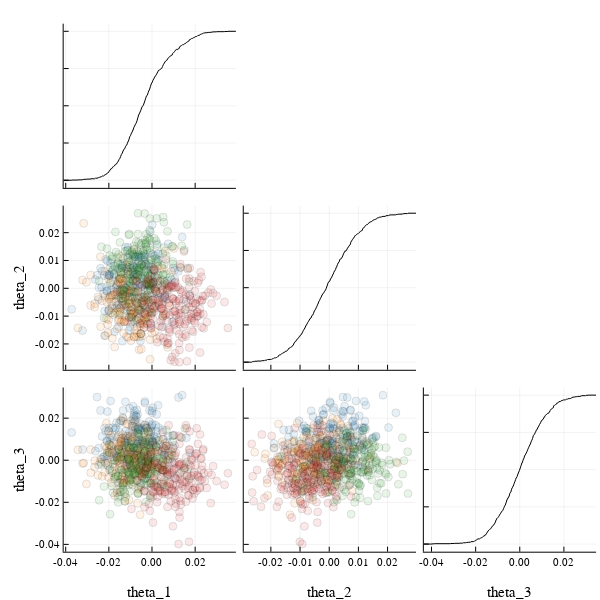

Notebook cell for this chart:
### Code cell
p=corner(b, chains, parameters=[("theta", 1), ("theta", 2), ("theta", 3)], color_by_chain=true, plot_ecdf=true)

### Figure 1 — Plotly figure (JSON) as saved in the notebook; plotly's stock layout.template omitted (floating-point values rounded to 4 significant figures; data arrays with more than 128 entries replaced by an {"elided": "..."} marker saying what was removed)
{"data": [{"colorbar": {"title": ""}, "legendgroup": "", "line": {"color": "rgba(0, 0, 0, 1.000)", "dash": "solid", "shape": "linear", "width": 1}, "mode": "lines", "name": "", "showlegend": false, "type": "scatter", "x": {"elided": "1600 float values"}, "xaxis": "x1", "y": {"elided": "1600 float values"}, "yaxis": "y1", "zmax": null, "zmin": null}, {"colorbar": {"title": ""}, "legendgroup": "", "line": {"color": "rgba(0, 0, 0, 1.000)", "dash": "solid", "shape": "linear", "width": 1}, "mode": "lines", "name": "", "showlegend": false, "type": "scatter", "x": [-0.04448, -0.03724], "xaxis": "x1", "y": [0, 0], "yaxis": "y1", "zmax": null, "zmin": null}, {"colorbar": {"title": ""}, "legendgroup": "", "line": {"color": "rgba(0, 0, 0, 1.000)", "dash": "solid", "shape": "linear", "width": 1}, "mode": "lines", "name": "", "showlegend": false, "type": "scatter", "x": [0.03517, 0.04241], "xaxis": "x1", "y": [1, 1], "yaxis": "y1", "zmax": null, "zmin": null}, {"colorbar": {"title": ""}, "legendgroup": "", "marker": {"color": "rgba(31, 119, 180, 0.100)", "line": {"color": "rgba(0, 0, 0, 0.100)", "width": 1}, "size": 8, "symbol": "circle"}, "mode": "markers", "name": "", "showlegend": false, "type": "scatter", "x": {"elided": "200 float values"}, "xaxis": "x4", "y": {"elided": "200 float values"}, "yaxis": "y4", "zmax": null, "zmin": null}, {"colorbar": {"title": ""}, "legendgroup": "", "marker": {"color": "rgba(255, 127, 14, 0.100)", "line": {"color": "rgba(0, 0, 0, 0.100)", "width": 1}, "size": 8, "symbol": "circle"}, "mode": "markers", "name": "", "showlegend": false, "type": "scatter", "x": {"elided": "200 float values"}, "xaxis": "x4", "y": {"elided": "200 float values"}, "yaxis": "y4", "zmax": null, "zmin": null}, {"colorbar": {"title": ""}, "legendgroup": "", "marker": {"color": "rgba(44, 160, 44, 0.100)", "line": {"color": "rgba(0, 0, 0, 0.100)", "width": 1}, "size": 8, "symbol": "circle"}, "mode": "markers", "name": "", "showlegend": false, "type": "scatter", "x": {"elided": "200 float values"}, "xaxis": "x4", "y": {"elided": "200 float values"}, "yaxis": "y4", "zmax": null, "zmin": null}, {"colorbar": {"title": ""}, "legendgroup": "", "marker": {"color": "rgba(214, 39, 40, 0.100)", "line": {"color": "rgba(0, 0, 0, 0.100)", "width": 1}, "size": 8, "symbol": "circle"}, "mode": "markers", "name": "", "showlegend": false, "type": "scatter", "x": {"elided": "200 float values"}, "xaxis": "x4", "y": {"elided": "200 float values"}, "yaxis": "y4", "zmax": null, "zmin": null}, {"colorbar": {"title": ""}, "legendgroup": "", "line": {"color": "rgba(0, 0, 0, 1.000)", "dash": "solid", "shape": "linear", "width": 1}, "mode": "lines", "name": "", "showlegend": false, "type": "scatter", "x": {"elided": "1600 float values"}, "xaxis": "x5", "y": {"elided": "1600 float values"}, "yaxis": "y5", "zmax": null, "zmin": null}, {"colorbar": {"title": ""}, "legendgroup": "", "line": {"color": "rgba(0, 0, 0, 1.000)", "dash": "solid", "shape": "linear", "width": 1}, "mode": "lines", "name": "", "showlegend": false, "type": "scatter", "x": [-0.03191, -0.02655], "xaxis": "x5", "y": [0, 0], "yaxis": "y5", "zmax": null, "zmin": null}, {"colorbar": {"title": ""}, "legendgroup": "", "line": {"color": "rgba(0, 0, 0, 1.000)", "dash": "solid", "shape": "linear", "width": 1}, "mode": "lines", "name": "", "showlegend": false, "type": "scatter", "x": [0.02699, 0.03234], "xaxis": "x5", "y": [1, 1], "yaxis": "y5", "zmax": null, "zmin": null}, {"colorbar": {"title": ""}, "legendgroup": "", "marker": {"color": "rgba(31, 119, 180, 0.100)", "line": {"color": "rgba(0, 0, 0, 0.100)", "width": 1}, "size": 8, "symbol": "circle"}, "mode": "markers", "name": "", "showlegend": false, "type": "scatter", "x": {"elided": "200 float values"}, "xaxis": "x7", "y": {"elided": "200 float values"}, "yaxis": "y7", "zmax": null, "zmin": null}, {"colorbar": {"title": ""}, "legendgroup": "", "marker": {"color": "rgba(255, 127, 14, 0.100)", "line": {"color": "rgba(0, 0, 0, 0.100)", "width": 1}, "size": 8, "symbol": "circle"}, "mode": "markers", "name": "", "showlegend": false, "type": "scatter", "x": {"elided": "200 float values"}, "xaxis": "x7", "y": {"elided": "200 float values"}, "yaxis": "y7", "zmax": null, "zmin": null}, {"colorbar": {"title": ""}, "legendgroup": "", "marker": {"color": "rgba(44, 160, 44, 0.100)", "line": {"color": "rgba(0, 0, 0, 0.100)", "width": 1}, "size": 8, "symbol": "circle"}, "mode": "markers", "name": "", "showlegend": false, "type": "scatter", "x": {"elided": "200 float values"}, "xaxis": "x7", "y": {"elided": "200 float values"}, "yaxis": "y7", "zmax": null, "zmin": null}, {"colorbar": {"title": ""}, "legendgroup": "", "marker": {"color": "rgba(214, 39, 40, 0.100)", "line": {"color": "rgba(0, 0, 0, 0.100)", "width": 1}, "size": 8, "symbol": "circle"}, "mode": "markers", "name": "", "showlegend": false, "type": "scatter", "x": {"elided": "200 float values"}, "xaxis": "x7", "y": {"elided": "200 float values"}, "yaxis": "y7", "zmax": null, "zmin": null}, {"colorbar": {"title": ""}, "legendgroup": "", "marker": {"color": "rgba(31, 119, 180, 0.100)", "line": {"color": "rgba(0, 0, 0, 0.100)", "width": 1}, "size": 8, "symbol": "circle"}, "mode": "markers", "name": "", "showlegend": false, "type": "scatter", "x": {"elided": "200 float values"}, "xaxis": "x8", "y": {"elided": "200 float values"}, "yaxis": "y8", "zmax": null, "zmin": null}, {"colorbar": {"title": ""}, "legendgroup": "", "marker": {"color": "rgba(255, 127, 14, 0.100)", "line": {"color": "rgba(0, 0, 0, 0.100)", "width": 1}, "size": 8, "symbol": "circle"}, "mode": "markers", "name": "", "showlegend": false, "type": "scatter", "x": {"elided": "200 float values"}, "xaxis": "x8", "y": {"elided": "200 float values"}, "yaxis": "y8", "zmax": null, "zmin": null}, {"colorbar": {"title": ""}, "legendgroup": "", "marker": {"color": "rgba(44, 160, 44, 0.100)", "line": {"color": "rgba(0, 0, 0, 0.100)", "width": 1}, "size": 8, "symbol": "circle"}, "mode": "markers", "name": "", "showlegend": false, "type": "scatter", "x": {"elided": "200 float values"}, "xaxis": "x8", "y": {"elided": "200 float values"}, "yaxis": "y8", "zmax": null, "zmin": null}, {"colorbar": {"title": ""}, "legendgroup": "", "marker": {"color": "rgba(214, 39, 40, 0.100)", "line": {"color": "rgba(0, 0, 0, 0.100)", "width": 1}, "size": 8, "symbol": "circle"}, "mode": "markers", "name": "", "showlegend": false, "type": "scatter", "x": {"elided": "200 float values"}, "xaxis": "x8", "y": {"elided": "200 float values"}, "yaxis": "y8", "zmax": null, "zmin": null}, {"colorbar": {"title": ""}, "legendgroup": "", "line": {"color": "rgba(0, 0, 0, 1.000)", "dash": "solid", "shape": "linear", "width": 1}, "mode": "lines", "name": "", "showlegend": false, "type": "scatter", "x": {"elided": "1600 float values"}, "xaxis": "x9", "y": {"elided": "1600 float values"}, "yaxis": "y9", "zmax": null, "zmin": null}, {"colorbar": {"title": ""}, "legendgroup": "", "line": {"color": "rgba(0, 0, 0, 1.000)", "dash": "solid", "shape": "linear", "width": 1}, "mode": "lines", "name": "", "showlegend": false, "type": "scatter", "x": [-0.04693, -0.03985], "xaxis": "x9", "y": [0, 0], "yaxis": "y9", "zmax": null, "zmin": null}, {"colorbar": {"title": ""}, "legendgroup": "", "line": {"color": "rgba(0, 0, 0, 1.000)", "dash": "solid", "shape": "linear", "width": 1}, "mode": "lines", "name": "", "showlegend": false, "type": "scatter", "x": [0.03095, 0.03803], "xaxis": "x9", "y": [1, 1], "yaxis": "y9", "zmax": null, "zmin": null}], "layout": {"annotations": [], "height": 600, "legend": {"bgcolor": "rgba(255, 255, 255, 1.000)", "bordercolor": "rgba(0, 0, 0, 1.000)", "font": {"color": "rgba(0, 0, 0, 1.000)", "family": "sans-serif", "size": 11}, "tracegroupgap": 0, "x": 1, "y": 1}, "margin": {"b": 20, "l": 0, "r": 0, "t": 20}, "paper_bgcolor": "rgba(255, 255, 255, 1.000)", "plot_bgcolor": "rgba(255, 255, 255, 1.000)", "showlegend": true, "width": 600, "xaxis1": {"anchor": "y1", "domain": [0.1061, 0.3931], "gridcolor": "rgba(0, 0, 0, 0.100)", "gridwidth": 0.5, "linecolor": "rgba(0, 0, 0, 1.000)", "mirror": false, "range": [-0.04095, 0.03888], "showgrid": true, "showline": true, "showticklabels": true, "tickangle": 0, "tickcolor": "rgb(0, 0, 0)", "tickfont": {"color": "rgba(0, 0, 0, 1.000)", "family": "sans-serif", "size": 11}, "tickmode": "array", "ticks": "inside", "ticktext": ["", "", "", ""], "tickvals": [-0.04, -0.02, 0, 0.02], "title": "", "titlefont": {"color": "rgba(0, 0, 0, 1.000)", "family": "sans-serif", "size": 15}, "type": "-", "visible": true, "zeroline": false, "zerolinecolor": "rgba(0, 0, 0, 1.000)"}, "xaxis2": {"anchor": "y2", "domain": [0.4063, 0.6933], "gridcolor": "rgba(0, 0, 0, 0.100)", "gridwidth": 0.5, "linecolor": "rgba(0, 0, 0, 1.000)", "mirror": false, "range": [0, 1], "showgrid": true, "showline": false, "showticklabels": true, "tickangle": 0, "tickcolor": "rgb(0, 0, 0)", "tickfont": {"color": "rgba(0, 0, 0, 1.000)", "family": "sans-serif", "size": 11}, "tickmode": "array", "ticks": "inside", "ticktext": ["", "", "", "", "", ""], "tickvals": [0, 0.2, 0.4, 0.6, 0.8, 1], "title": "", "titlefont": {"color": "rgba(0, 0, 0, 1.000)", "family": "sans-serif", "size": 15}, "type": "-", "visible": false, "zeroline": false, "zerolinecolor": "rgba(0, 0, 0, 1.000)"}, "xaxis3": {"anchor": "y3", "domain": [0.7064, 0.9934], "gridcolor": "rgba(0, 0, 0, 0.100)", "gridwidth": 0.5, "linecolor": "rgba(0, 0, 0, 1.000)", "mirror": false, "range": [0, 1], "showgrid": true, "showline": false, "showticklabels": true, "tickangle": 0, "tickcolor": "rgb(0, 0, 0)", "tickfont": {"color": "rgba(0, 0, 0, 1.000)", "family": "sans-serif", "size": 11}, "tickmode": "array", "ticks": "inside", "ticktext": ["", "", "", "", "", ""], "tickvals": [0, 0.2, 0.4, 0.6, 0.8, 1], "title": "", "titlefont": {"color": "rgba(0, 0, 0, 1.000)", "family": "sans-serif", "size": 15}, "type": "-", "visible": false, "zeroline": false, "zerolinecolor": "rgba(0, 0, 0, 1.000)"}, "xaxis4": {"anchor": "y4", "domain": [0.1061, 0.3931], "gridcolor": "rgba(0, 0, 0, 0.100)", "gridwidth": 0.5, "linecolor": "rgba(0, 0, 0, 1.000)", "mirror": false, "range": [-0.04095, 0.03888], "showgrid": true, "showline": true, "showticklabels": true, "tickangle": 0, "tickcolor": "rgb(0, 0, 0)", "tickfont": {"color": "rgba(0, 0, 0, 1.000)", "family": "sans-serif", "size": 11}, "tickmode": "array", "ticks": "inside", "ticktext": ["", "", "", ""], "tickvals": [-0.04, -0.02, 0, 0.02], "title": "", "titlefont": {"color": "rgba(0, 0, 0, 1.000)", "family": "sans-serif", "size": 15}, "type": "-", "visible": true, "zeroline": false, "zerolinecolor": "rgba(0, 0, 0, 1.000)"}, "xaxis5": {"anchor": "y5", "domain": [0.4063, 0.6933], "gridcolor": "rgba(0, 0, 0, 0.100)", "gridwidth": 0.5, "linecolor": "rgba(0, 0, 0, 1.000)", "mirror": false, "range": [-0.02929, 0.02973], "showgrid": true, "showline": true, "showticklabels": true, "tickangle": 0, "tickcolor": "rgb(0, 0, 0)", "tickfont": {"color": "rgba(0, 0, 0, 1.000)", "family": "sans-serif", "size": 11}, "tickmode": "array", "ticks": "inside", "ticktext": ["", "", "", "", ""], "tickvals": [-0.02, -0.01, 0, 0.01, 0.02], "title": "", "titlefont": {"color": "rgba(0, 0, 0, 1.000)", "family": "sans-serif", "size": 15}, "type": "-", "visible": true, "zeroline": false, "zerolinecolor": "rgba(0, 0, 0, 1.000)"}, "xaxis6": {"anchor": "y6", "domain": [0.7064, 0.9934], "gridcolor": "rgba(0, 0, 0, 0.100)", "gridwidth": 0.5, "linecolor": "rgba(0, 0, 0, 1.000)", "mirror": false, "range": [0, 1], "showgrid": true, "showline": false, "showticklabels": true, "tickangle": 0, "tickcolor": "rgb(0, 0, 0)", "tickfont": {"color": "rgba(0, 0, 0, 1.000)", "family": "sans-serif", "size": 11}, "tickmode": "array", "ticks": "inside", "ticktext": ["", "", "", "", "", ""], "tickvals": [0, 0.2, 0.4, 0.6, 0.8, 1], "title": "", "titlefont": {"color": "rgba(0, 0, 0, 1.000)", "family": "sans-serif", "size": 15}, "type": "-", "visible": false, "zeroline": false, "zerolinecolor": "rgba(0, 0, 0, 1.000)"}, "xaxis7": {"anchor": "y7", "domain": [0.1061, 0.3931], "gridcolor": "rgba(0, 0, 0, 0.100)", "gridwidth": 0.5, "linecolor": "rgba(0, 0, 0, 1.000)", "mirror": false, "range": [-0.04095, 0.03888], "showgrid": true, "showline": true, "showticklabels": true, "tickangle": 0, "tickcolor": "rgb(0, 0, 0)", "tickfont": {"color": "rgba(0, 0, 0, 1.000)", "family": "sans-serif", "size": 11}, "tickmode": "array", "ticks": "inside", "ticktext": ["-0.04", "-0.02", "0.00", "0.02"], "tickvals": [-0.04, -0.02, 0, 0.02], "title": "theta_1", "titlefont": {"color": "rgba(0, 0, 0, 1.000)", "family": "sans-serif", "size": 15}, "type": "-", "visible": true, "zeroline": false, "zerolinecolor": "rgba(0, 0, 0, 1.000)"}, "xaxis8": {"anchor": "y8", "domain": [0.4063, 0.6933], "gridcolor": "rgba(0, 0, 0, 0.100)", "gridwidth": 0.5, "linecolor": "rgba(0, 0, 0, 1.000)", "mirror": false, "range": [-0.02929, 0.02973], "showgrid": true, "showline": true, "showticklabels": true, "tickangle": 0, "tickcolor": "rgb(0, 0, 0)", "tickfont": {"color": "rgba(0, 0, 0, 1.000)", "family": "sans-serif", "size": 11}, "tickmode": "array", "ticks": "inside", "ticktext": ["-0.02", "-0.01", "0.00", "0.01", "0.02"], "tickvals": [-0.02, -0.01, 0, 0.01, 0.02], "title": "theta_2", "titlefont": {"color": "rgba(0, 0, 0, 1.000)", "family": "sans-serif", "size": 15}, "type": "-", "visible": true, "zeroline": false, "zerolinecolor": "rgba(0, 0, 0, 1.000)"}, "xaxis9": {"anchor": "y9", "domain": [0.7064, 0.9934], "gridcolor": "rgba(0, 0, 0, 0.100)", "gridwidth": 0.5, "linecolor": "rgba(0, 0, 0, 1.000)", "mirror": false, "range": [-0.04348, 0.03457], "showgrid": true, "showline": true, "showticklabels": true, "tickangle": 0, "tickcolor": "rgb(0, 0, 0)", "tickfont": {"color": "rgba(0, 0, 0, 1.000)", "family": "sans-serif", "size": 11}, "tickmode": "array", "ticks": "inside", "ticktext": ["-0.04", "-0.02", "0.00", "0.02"], "tickvals": [-0.04, -0.02, 0, 0.02], "title": "theta_3", "titlefont": {"color": "rgba(0, 0, 0, 1.000)", "family": "sans-serif", "size": 15}, "type": "-", "visible": true, "zeroline": false, "zerolinecolor": "rgba(0, 0, 0, 1.000)"}, "yaxis1": {"anchor": "x1", "domain": [0.7002, 0.9934], "gridcolor": "rgba(0, 0, 0, 0.100)", "gridwidth": 0.5, "linecolor": "rgba(0, 0, 0, 1.000)", "mirror": false, "range": [-0.0512, 1.051], "showgrid": true, "showline": true, "showticklabels": true, "tickangle": 0, "tickcolor": "rgb(0, 0, 0)", "tickfont": {"color": "rgba(0, 0, 0, 1.000)", "family": "sans-serif", "size": 11}, "tickmode": "array", "ticks": "inside", "ticktext": ["", "", "", "", ""], "tickvals": [0, 0.25, 0.5, 0.75, 1], "title": "", "titlefont": {"color": "rgba(0, 0, 0, 1.000)", "family": "sans-serif", "size": 15}, "type": "-", "visible": true, "zeroline": false, "zerolinecolor": "rgba(0, 0, 0, 1.000)"}, "yaxis2": {"anchor": "x2", "domain": [0.7002, 0.9934], "gridcolor": "rgba(0, 0, 0, 0.100)", "gridwidth": 0.5, "linecolor": "rgba(0, 0, 0, 1.000)", "mirror": false, "range": [0, 1], "showgrid": true, "showline": false, "showticklabels": true, "tickangle": 0, "tickcolor": "rgb(0, 0, 0)", "tickfont": {"color": "rgba(0, 0, 0, 1.000)", "family": "sans-serif", "size": 11}, "tickmode": "array", "ticks": "inside", "ticktext": ["", "", "", "", "", ""], "tickvals": [0, 0.2, 0.4, 0.6, 0.8, 1], "title": "", "titlefont": {"color": "rgba(0, 0, 0, 1.000)", "family": "sans-serif", "size": 15}, "type": "-", "visible": false, "zeroline": false, "zerolinecolor": "rgba(0, 0, 0, 1.000)"}, "yaxis3": {"anchor": "x3", "domain": [0.7002, 0.9934], "gridcolor": "rgba(0, 0, 0, 0.100)", "gridwidth": 0.5, "linecolor": "rgba(0, 0, 0, 1.000)", "mirror": false, "range": [0, 1], "showgrid": true, "showline": false, "showticklabels": true, "tickangle": 0, "tickcolor": "rgb(0, 0, 0)", "tickfont": {"color": "rgba(0, 0, 0, 1.000)", "family": "sans-serif", "size": 11}, "tickmode": "array", "ticks": "inside", "ticktext": ["", "", "", "", "", ""], "tickvals": [0, 0.2, 0.4, 0.6, 0.8, 1], "title": "", "titlefont": {"color": "rgba(0, 0, 0, 1.000)", "family": "sans-serif", "size": 15}, "type": "-", "visible": false, "zeroline": false, "zerolinecolor": "rgba(0, 0, 0, 1.000)"}, "yaxis4": {"anchor": "x4", "domain": [0.3754, 0.6686], "gridcolor": "rgba(0, 0, 0, 0.100)", "gridwidth": 0.5, "linecolor": "rgba(0, 0, 0, 1.000)", "mirror": false, "range": [-0.02929, 0.02973], "showgrid": true, "showline": true, "showticklabels": true, "tickangle": 0, "tickcolor": "rgb(0, 0, 0)", "tickfont": {"color": "rgba(0, 0, 0, 1.000)", "family": "sans-serif", "size": 11}, "tickmode": "array", "ticks": "inside", "ticktext": ["-0.02", "-0.01", "0.00", "0.01", "0.02"], "tickvals": [-0.02, -0.01, 0, 0.01, 0.02], "title": "theta_2", "titlefont": {"color": "rgba(0, 0, 0, 1.000)", "family": "sans-serif", "size": 15}, "type": "-", "visible": true, "zeroline": false, "zerolinecolor": "rgba(0, 0, 0, 1.000)"}, "yaxis5": {"anchor": "x5", "domain": [0.3754, 0.6686], "gridcolor": "rgba(0, 0, 0, 0.100)", "gridwidth": 0.5, "linecolor": "rgba(0, 0, 0, 1.000)", "mirror": false, "range": [-0.0512, 1.051], "showgrid": true, "showline": true, "showticklabels": true, "tickangle": 0, "tickcolor": "rgb(0, 0, 0)", "tickfont": {"color": "rgba(0, 0, 0, 1.000)", "family": "sans-serif", "size": 11}, "tickmode": "array", "ticks": "inside", "ticktext": ["", "", "", "", ""], "tickvals": [0, 0.25, 0.5, 0.75, 1], "title": "", "titlefont": {"color": "rgba(0, 0, 0, 1.000)", "family": "sans-serif", "size": 15}, "type": "-", "visible": true, "zeroline": false, "zerolinecolor": "rgba(0, 0, 0, 1.000)"}, "yaxis6": {"anchor": "x6", "domain": [0.3754, 0.6686], "gridcolor": "rgba(0, 0, 0, 0.100)", "gridwidth": 0.5, "linecolor": "rgba(0, 0, 0, 1.000)", "mirror": false, "range": [0, 1], "showgrid": true, "showline": false, "showticklabels": true, "tickangle": 0, "tickcolor": "rgb(0, 0, 0)", "tickfont": {"color": "rgba(0, 0, 0, 1.000)", "family": "sans-serif", "size": 11}, "tickmode": "array", "ticks": "inside", "ticktext": ["", "", "", "", "", ""], "tickvals": [0, 0.2, 0.4, 0.6, 0.8, 1], "title": "", "titlefont": {"color": "rgba(0, 0, 0, 1.000)", "family": "sans-serif", "size": 15}, "type": "-", "visible": false, "zeroline": false, "zerolinecolor": "rgba(0, 0, 0, 1.000)"}, "yaxis7": {"anchor": "x7", "domain": [0.05054, 0.3437], "gridcolor": "rgba(0, 0, 0, 0.100)", "gridwidth": 0.5, "linecolor": "rgba(0, 0, 0, 1.000)", "mirror": false, "range": [-0.04348, 0.03457], "showgrid": true, "showline": true, "showticklabels": true, "tickangle": 0, "tickcolor": "rgb(0, 0, 0)", "tickfont": {"color": "rgba(0, 0, 0, 1.000)", "family": "sans-serif", "size": 11}, "tickmode": "array", "ticks": "inside", "ticktext": ["-0.04", "-0.02", "0.00", "0.02"], "tickvals": [-0.04, -0.02, 0, 0.02], "title": "theta_3", "titlefont": {"color": "rgba(0, 0, 0, 1.000)", "family": "sans-serif", "size": 15}, "type": "-", "visible": true, "zeroline": false, "zerolinecolor": "rgba(0, 0, 0, 1.000)"}, "yaxis8": {"anchor": "x8", "domain": [0.05054, 0.3437], "gridcolor": "rgba(0, 0, 0, 0.100)", "gridwidth": 0.5, "linecolor": "rgba(0, 0, 0, 1.000)", "mirror": false, "range": [-0.04348, 0.03457], "showgrid": true, "showline": true, "showticklabels": true, "tickangle": 0, "tickcolor": "rgb(0, 0, 0)", "tickfont": {"color": "rgba(0, 0, 0, 1.000)", "family": "sans-serif", "size": 11}, "tickmode": "array", "ticks": "inside", "ticktext": ["", "", "", ""], "tickvals": [-0.04, -0.02, 0, 0.02], "title": "", "titlefont": {"color": "rgba(0, 0, 0, 1.000)", "family": "sans-serif", "size": 15}, "type": "-", "visible": true, "zeroline": false, "zerolinecolor": "rgba(0, 0, 0, 1.000)"}, "yaxis9": {"anchor": "x9", "domain": [0.05054, 0.3437], "gridcolor": "rgba(0, 0, 0, 0.100)", "gridwidth": 0.5, "linecolor": "rgba(0, 0, 0, 1.000)", "mirror": false, "range": [-0.0512, 1.051], "showgrid": true, "showline": true, "showticklabels": true, "tickangle": 0, "tickcolor": "rgb(0, 0, 0)", "tickfont": {"color": "rgba(0, 0, 0, 1.000)", "family": "sans-serif", "size": 11}, "tickmode": "array", "ticks": "inside", "ticktext": ["", "", "", "", ""], "tickvals": [0, 0.25, 0.5, 0.75, 1], "title": "", "titlefont": {"color": "rgba(0, 0, 0, 1.000)", "family": "sans-serif", "size": 15}, "type": "-", "visible": true, "zeroline": false, "zerolinecolor": "rgba(0, 0, 0, 1.000)"}}}
